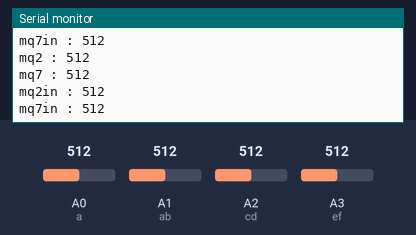
This sketch was run on a simulated Arduino Uno, built with avr-gcc and run on an emulated ATmega328P. On the bench: the last lines printed to the serial monitor. Inputs (shaded band) come from the test bench; at power-on: A0 (a) = 512, A1 (ab) = 512, A2 (cd) = 512, A3 (ef) = 512.

Above: at 1.8 s.
1.9 s: A0 (a) set to 716
3.4 s: A1 (ab) set to 716
At 4.7 s:
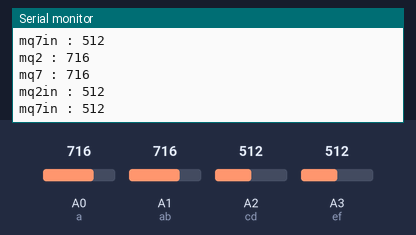
4.9 s: A2 (cd) set to 716
At 5.8 s:
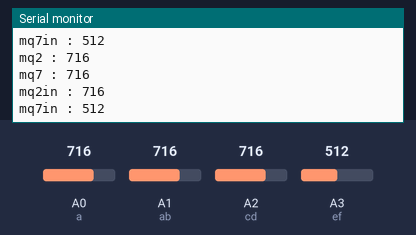
6.4 s: A3 (ef) set to 716
At 7.7 s:
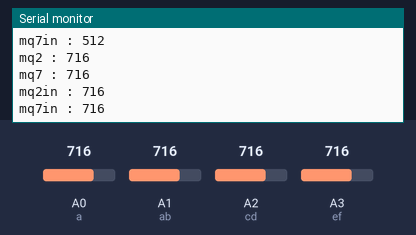
7.9 s: A0 (a) set to 992
9.4 s: A1 (ab) set to 992
At 10.4 s:
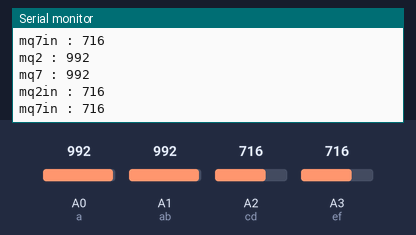
Timing chart, 0 to 11.9 s (numbered marks = the images above; inputs shaded):
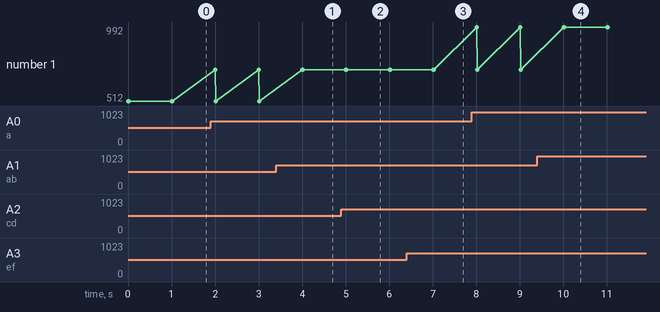

The sketch:

tes.ino
```cpp
const int a = A0;
const int ab = A1;
const int cd = A2;
const int ef = A3;
int b = 0;
int bc = 0;
int de = 0;
int fg = 0;


void setup() {
  // put your setup code here, to run once:
  Serial.begin(9600);

}

void loop() {
  Serial.print("mq2 : ");
  b = analogRead (a);
  Serial.println (b);
  Serial.print("mq7 : ");
  bc = analogRead (ab);
  Serial.println (bc);
  Serial.print("mq2in : ");
  de = analogRead (cd);
  Serial.println (de);
  Serial.print("mq7in : ");
  fg = analogRead (ef);
  Serial.println (fg);

  delay (1000);
  // put your main code here, to run repeatedly:

}
```

Measured:
- after the input at 3.4 s, the serial monitor: prints a new line after 0.62 s (image 1)
- after the input at 4.9 s, the serial monitor: prints a new line after 0.13 s (image 2)
- after the input at 6.4 s, the serial monitor: prints a new line after 0.65 s (image 3)
- after the input at 9.4 s, the serial monitor: prints a new line after 0.63 s (image 4)
